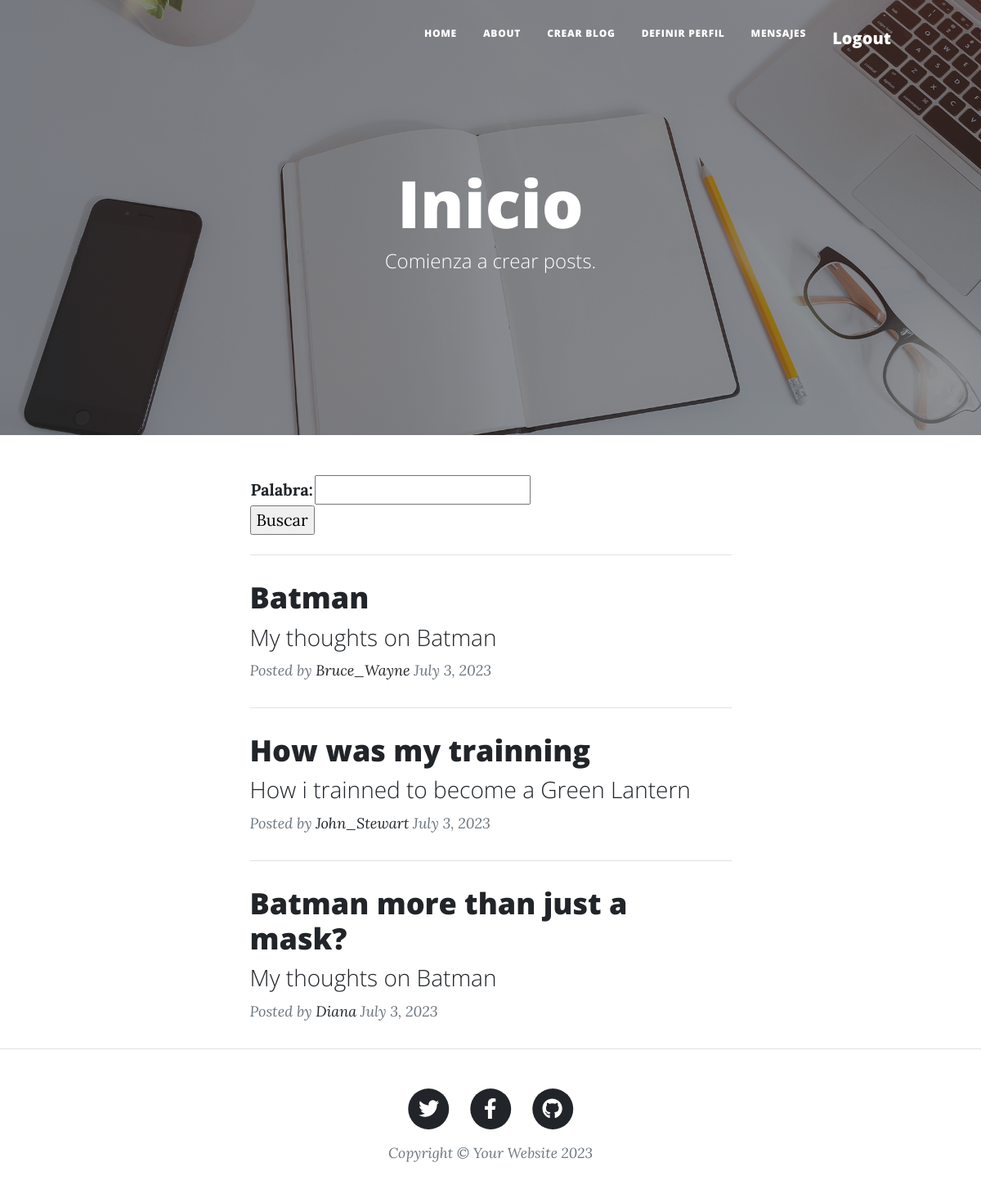
Screenshot of /blog-eliminar/6/ (signed in) with the database file from the repository.
### TecheraAPP/models.py (models this page shows)
class BlogPost(models.Model):
    usuario = models.ForeignKey(User, on_delete=models.CASCADE)
    titulo = models.CharField(max_length=40)
    subTitulo = models.CharField(max_length=200,null=True)
    contenido = RichTextField(null=True)
    fecha_creado = models.DateField(max_length=40)
    imagen = models.ImageField(upload_to='postImagenes', null=True, blank=True)

### TecheraAPP/views.py (the view)
# urls.py: path('blog-eliminar/<id>/', views.blogEliminatPost, name="Eliminar Blog"),
@login_required
def blogEliminatPost(request, id = None):
    if id:
        blogPost = BlogPost.objects.get(id = id)
    blogPost.delete()
    blogPosts = BlogPost.objects.all().order_by('-fecha_creado')
    return render(request, "TecheraAPP/index.html", {"formulario": BuscaBlogPostForm(),"blog_posts": blogPosts})

### TecheraAPP/forms.py
class BuscaBlogPostForm(forms.Form):
    palabra = forms.CharField()

### TecheraAPP/templates/TecheraAPP/index.html (shortened to what this page needs)
{% extends 'TecheraAPP/base.html' %}
{% load static %}
{% block subtitle %} Comienza a crear posts. {% endblock subtitle %}
{% block image %} {% static 'TecheraAPP/assets/img/home-bg.jpg'%} {% endblock image %}
{% block main %}
    <div class="container px-4 px-lg-5">
        <div class="row gx-4 gx-lg-5 justify-content-center">
            <div class="col-md-10 col-lg-8 col-xl-7">
                <form action="" method="POST">
                    <table>
                        {{ formulario.as_table }}
                    </table>
                    <input type="submit" value="Buscar">
                </form>
                {% if blog_posts %}
                    {% for blog_post in blog_posts %}
                        <hr class="my-4" />
                        <div class="post-preview">
                            <a href="{% url 'Ver Blog' id=blog_post.id %}">
                                <h2 class="post-title">{{ blog_post.titulo }} </h2>
                                <h3 class="post-subtitle">{{ blog_post.subTitulo }} </h3>
                            </a>
                            <p class="post-meta">
                                Posted by
                                <a href="#!"> {{ blog_post.usuario }} </a>
                                {{ blog_post.fecha_creado }}
                            </p>
                        </div>
                    {% endfor %}
                {% endif %}
            </div>
        </div>
    </div>
{% endblock main %}

### rows the page displays
BlogPost: titulo "Batman", subTitulo "My thoughts on Batman", usuario "Bruce_Wayne", fecha_creado "July 3, 2023"
BlogPost: titulo "How was my trainning", subTitulo "How i trainned to become a Green Lantern", usuario "John_Stewart", fecha_creado "July 3, 2023"
BlogPost: titulo "Batman more than just a mask?", subTitulo "My thoughts on Batman", usuario "Diana", fecha_creado "July 3, 2023"
